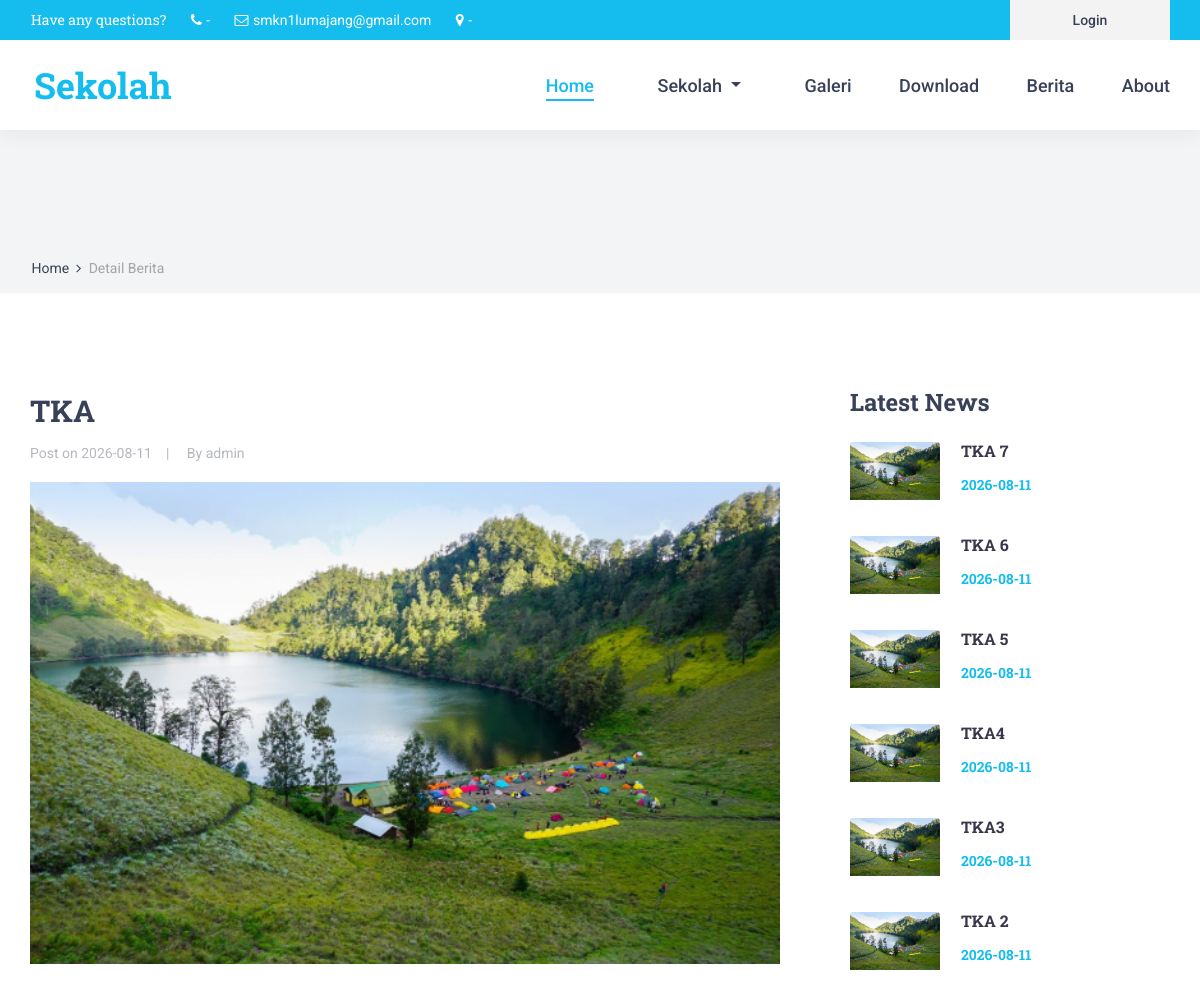
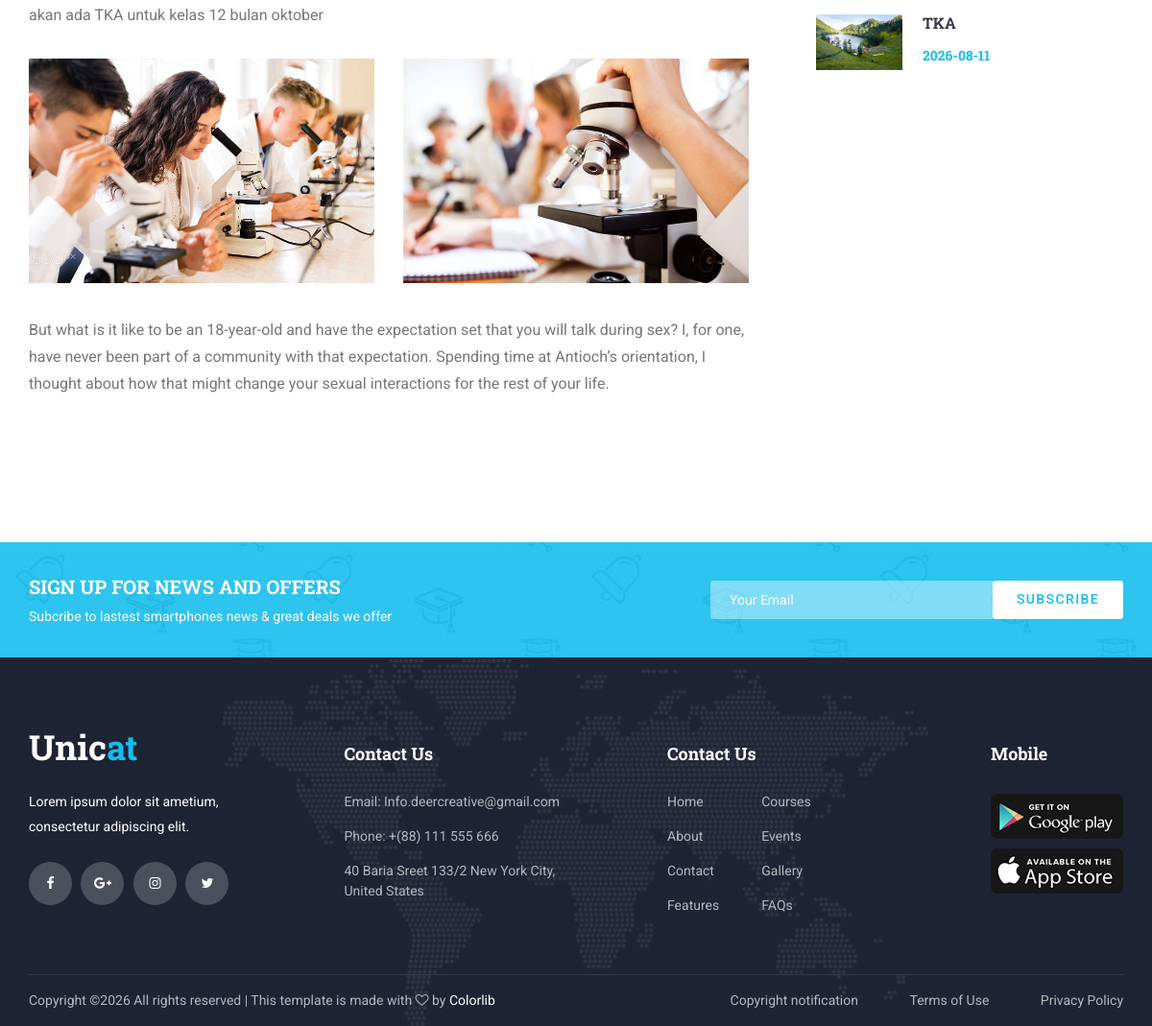
Screenshot of /home/detail_berita/tka with the database file from the repository (2 pictures, top to bottom).
### tables this page shows
CREATE TABLE `tbl_berita` (
  `id_berita` int NOT NULL,
  `judul_berita` varchar(255) DEFAULT NULL,
  `slug_berita` varchar(255) DEFAULT NULL,
  `isi_berita` text,
  `gambar_berita` text,
  `tgl_berita` date NOT NULL,
  `id_user` int DEFAULT NULL
);

CREATE TABLE `tbl_user` (
  `id_user` int NOT NULL,
  `nama_user` varchar(25) DEFAULT NULL,
  `username` varchar(25) DEFAULT NULL,
  `password` varchar(25) DEFAULT NULL,
  `id_role` int DEFAULT NULL,
  `id_jabatan` int NOT NULL
);

### application/views/layout/v_content.php (called while the page is built)
<?php
if ($isi) {
    $this->load->view($isi);
}

### application/views/layout/v_wrapper.php (called while the page is built)
<?php
require_once ('v_head.php');
require_once ('v_header.php');
require_once ('v_nav.php');
require_once ('v_content.php');
require_once ('v_footer.php');

### application/controllers/home.php (called while the page is built, shortened)
<?php
class Home extends CI_Controller
{
    public function __construct()
    {
        $this->load->model('m_home');
        $this->load->model('m_guru');
        $this->load->model('m_setting');
    }
    public function detail_berita($slug_berita)
    {
        $data = array(
            'title'         => 'Detail Berita',
            'latest_berita' => $this->m_home->latest_berita(),
            'berita'        => $this->m_home->detail_berita($slug_berita),
            'isi'           => 'v_detail_berita'
        );
        $this->load->view('layout/v_wrapper', $data, FALSE);
    }
}

### index.php (called while the page is built, shortened)
<?php
require_once BASEPATH.'core/CodeIgniter.php';

### application/models/m_home.php (called while the page is built, shortened)
<?php
class m_home extends CI_Model {
    public function detail_berita($slug_berita)
    {
        $this->db->select('*');
        $this->db->from('tbl_berita');
        $this->db->join('tbl_user', 'tbl_user.id_user = tbl_berita.id_user', 'left');
        $this->db->where('slug_berita', $slug_berita);
        return $this->db->get()->row();
    }
    public function latest_berita()
    {
        $this->db->select('*');
        $this->db->from('tbl_berita');
        $this->db->join('tbl_user', 'tbl_user.id_user = tbl_berita.id_user', 'left');
        $this->db->order_by('id_berita', 'desc');
        $this->db->limit(10);
        return $this->db->get()->result();
    }
}

### application/views/v_detail_berita.php (the view, shortened to what this page needs)
<div class="home">
	<div class="breadcrumbs_container">
		<div class="container">
			<div class="row">
				<div class="col">
					<div class="breadcrumbs">
						<ul>
							<li><a href="<?=base_url()?>">Home</a></li>
							<li>Detail Berita</li>
						</ul>
					</div>
				</div>
			</div>
		</div>
	</div>
</div>
<div class="blog">
	<div class="container">
		<div class="row">
			<div class="col-lg-8">
				<div class="blog_content">
					<div class="blog_title"><?= $berita->judul_berita?></div>
					<div class="blog_meta">
						<ul>
							<li>Post on <a href="#"><?= $berita->tgl_berita?></a></li>
							<li>By <a href="#"><?= $berita->nama_user?></a></li>
						</ul>
					</div>
					<div class="blog_image"><img src="<?= base_url('gambar_berita/'.$berita->gambar_berita) ?>" style="width: 100%;"></div>
					<p><?= $berita->isi_berita ?></p>
					<div class="blog_images">
						<div class="row">
							<div class="col-lg-6 blog_images_col"><div class="blog_image_small"><img src="images/blog_images_1.jpg" alt=""></div></div>
							<div class="col-lg-6 blog_images_col"><div class="blog_image_small"><img src="images/blog_images_2.jpg" alt=""></div></div>
						</div>
					</div>
					<p>But what is it like to be an 18-year-old and have the expectation set that you will talk during sex? I, for one, have never been part of a community with that expectation. Spending time at Antioch’s orientation, I thought about how that might change your sexual interactions for the rest of your life.</p>
				</div>
			</div>
			<div class="col-lg-4">
				<div class="sidebar">
					<div class="sidebar_section">
						<div class="sidebar_section_title">Latest News</div>
						<div class="sidebar_latest">
							<?php foreach ($latest_berita as $key => $value) { ?>
							<div class="latest d-flex flex-row align-items-start justify-content-start">
								<div class="latest_image"><div><img src="<?= base_url('gambar_berita/'.$value->gambar_berita) ?>" alt=""></div></div>
								<div class="latest_content">
									<div class="latest_title"><a href="<?= base_url('home/detail_berita/'.$value->slug_berita) ?>"><?= $value->judul_berita ?></a></div>
									<div class="latest_price"><?= $value->tgl_berita ?></div>
								</div>
							</div>
							<?php } ?>
						</div>
					</div>
				</div>
			</div>
		</div>
	</div>
</div>
<div class="newsletter">
	<div class="newsletter_background" style="background-image:url(<?=base_url()?>template/front-end/images/newsletter_background.jpg)"></div>
	<div class="container">
		<div class="row">
			<div class="col">
				<div class="newsletter_container d-flex flex-lg-row flex-column align-items-center justify-content-start">
					<div class="newsletter_content text-lg-left text-center">
						<div class="newsletter_title">sign up for news and offers</div>
						<div class="newsletter_subtitle">Subcribe to lastest smartphones news & great deals we offer</div>
					</div>
					<div class="newsletter_form_container ml-lg-auto">
						<form action="#" id="newsletter_form" class="newsletter_form d-flex flex-row align-items-center justify-content-center">
							<input type="email" class="newsletter_input" placeholder="Your Email" required="required">
							<button type="submit" class="newsletter_button">subscribe</button>
						</form>
					</div>
				</div>
			</div>
		</div>
	</div>
</div>

### template/front-end/styles/main_styles.css (style rules this page uses)
* { margin: 0; padding: 0; -webkit-font-smoothing: antialiased; -webkit-text-shadow: rgba(0,0,0,.01) 0 0 1px; text-shadow: rgba(0,0,0,.01) 0 0 1px; }
body { font-family: 'Roboto', sans-serif; font-size: 14px; font-weight: 400; background: #FFFFFF; color: #a5a5a5; }
ul { list-style: none; margin-bottom: 0px; }
p { font-family: 'Roboto', sans-serif; font-size: 14px; line-height: 1.85; font-weight: 400; color: #76777a; -webkit-font-smoothing: antialiased; -webkit-text-shadow: rgba(0,0,0,.01) 0 0 1px; text-shadow: rgba(0,0,0,.01) 0 0 1px; }
p:last-of-type { margin-bottom: 0; }
a, a:hover, a:visited, a:active, a:link { text-decoration: none; -webkit-font-smoothing: antialiased; -webkit-text-shadow: rgba(0,0,0,.01) 0 0 1px; text-shadow: rgba(0,0,0,.01) 0 0 1px; }
.home { width: 100%; height: 850px; }
.newsletter { width: 100%; }
.newsletter_background { position: absolute; top: 0; left: 0; width: 100%; height: 100%; }
.newsletter_container { width: 100%; height: 120px; }
.newsletter_title { font-family: 'Roboto Slab', serif; font-size: 20px; font-weight: 700; text-transform: uppercase; color: #FFFFFF; }
.newsletter_subtitle { font-size: 14px; font-weight: 400; color: #FFFFFF; margin-top: 6px; }
.newsletter_form_container { width: 450px; padding-left: 20px; }
.newsletter_form { display: block; position: relative; width: 100%; }
.newsletter_input { width: calc(100% - 136px); height: 40px; background: rgba(255,255,255,0.4); border: none; outline: none; padding-left: 20px; color: #FFFFFF; border-top-left-radius: 3px; border-bottom-left-radius: 3px; }
.newsletter_button { width: 136px; height: 40px; background: #FFFFFF; border-radius: 3px; border: none; outline: none; cursor: pointer; font-size: 14px; text-transform: uppercase; color: #14bdee; font-weight: 500; letter-spacing: 0.1em; }

### template/front-end/styles/contact.css (style rules this page uses)
* { margin: 0; padding: 0; -webkit-font-smoothing: antialiased; -webkit-text-shadow: rgba(0,0,0,.01) 0 0 1px; text-shadow: rgba(0,0,0,.01) 0 0 1px; }
body { font-family: 'Roboto', sans-serif; font-size: 14px; font-weight: 400; background: #FFFFFF; color: #a5a5a5; }
ul { list-style: none; margin-bottom: 0px; }
p { font-family: 'Roboto', sans-serif; font-size: 14px; line-height: 1.85; font-weight: 400; color: #76777a; -webkit-font-smoothing: antialiased; -webkit-text-shadow: rgba(0,0,0,.01) 0 0 1px; text-shadow: rgba(0,0,0,.01) 0 0 1px; }
p:last-of-type { margin-bottom: 0; }
a, a:hover, a:visited, a:active, a:link { text-decoration: none; -webkit-font-smoothing: antialiased; -webkit-text-shadow: rgba(0,0,0,.01) 0 0 1px; text-shadow: rgba(0,0,0,.01) 0 0 1px; }
.home { width: 100%; height: 182px; background: #f2f4f5; border-bottom: solid 1px #edeff0; }
.breadcrumbs_container { position: absolute; left: 0; bottom: 0; width: 100%; padding-bottom: 13px; padding-left: 3px; }
.breadcrumbs ul li { display: inline-block; position: relative; }
.breadcrumbs ul li:not(:last-child)::after { display: inline-block; font-family: 'FontAwesome'; content: '\f105'; margin-left: 7px; margin-right: 4px; color: #384158; }
.breadcrumbs ul li a { font-size: 14px; font-weight: 400; color: #384158; -webkit-transition: all 200ms ease; -moz-transition: all 200ms ease; -ms-transition: all 200ms ease; -o-transition: all 200ms ease; transition: all 200ms ease; }
.newsletter { width: 100%; }
.newsletter_background { position: absolute; top: 0; left: 0; width: 100%; height: 100%; background-repeat: no-repeat; background-size: cover; background-position: center center; }
.newsletter_container { width: 100%; height: 120px; }
.newsletter_title { font-family: 'Roboto Slab', serif; font-size: 20px; font-weight: 700; text-transform: uppercase; color: #FFFFFF; }
.newsletter_subtitle { font-size: 14px; font-weight: 400; color: #FFFFFF; margin-top: 6px; }
.newsletter_form_container { width: 450px; padding-left: 20px; }
.newsletter_form { display: block; position: relative; width: 100%; }
.newsletter_input { width: calc(100% - 136px); height: 40px; background: rgba(255,255,255,0.4); border: none; outline: none; padding-left: 20px; color: #FFFFFF; border-top-left-radius: 3px; border-bottom-left-radius: 3px; }
.newsletter_button { width: 136px; height: 40px; background: #FFFFFF; border-radius: 3px; border: none; outline: none; cursor: pointer; font-size: 14px; text-transform: uppercase; color: #14bdee; font-weight: 500; letter-spacing: 0.1em; }

### rows the page displays
tbl_berita: judul_berita "TKA", tgl_berita "2026-08-11", gambar_berita (picture), isi_berita "akan ada TKA untuk kelas 12 bulan oktober"
tbl_user: nama_user "admin"
tbl_berita: gambar_berita (picture), judul_berita "TKA 7", tgl_berita "2026-08-11"
tbl_berita: gambar_berita (picture), judul_berita "TKA 6", tgl_berita "2026-08-11"
tbl_berita: gambar_berita (picture), judul_berita "TKA 5", tgl_berita "2026-08-11"
tbl_berita: gambar_berita (picture), judul_berita "TKA4", tgl_berita "2026-08-11"
tbl_berita: gambar_berita (picture), judul_berita "TKA3", tgl_berita "2026-08-11"
tbl_berita: gambar_berita (picture), judul_berita "TKA 2", tgl_berita "2026-08-11"
